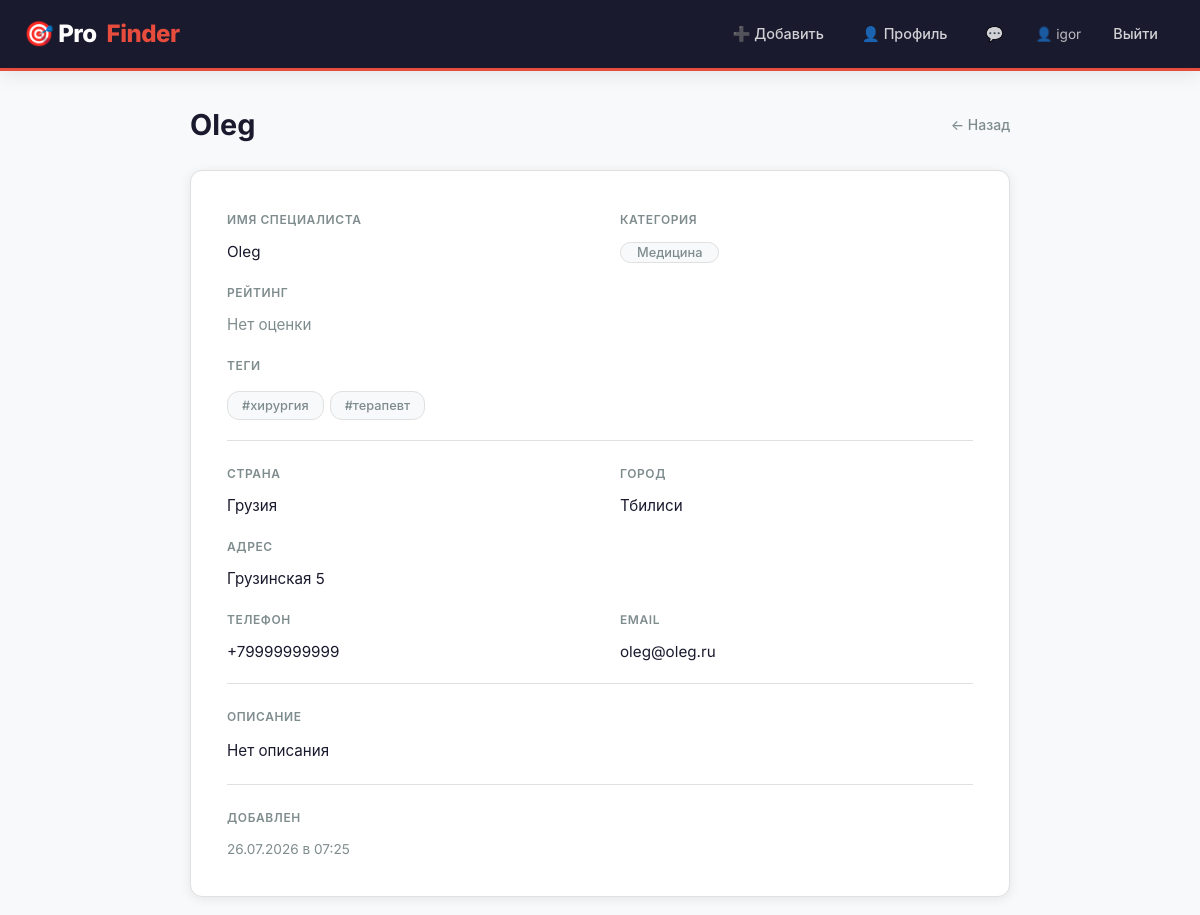
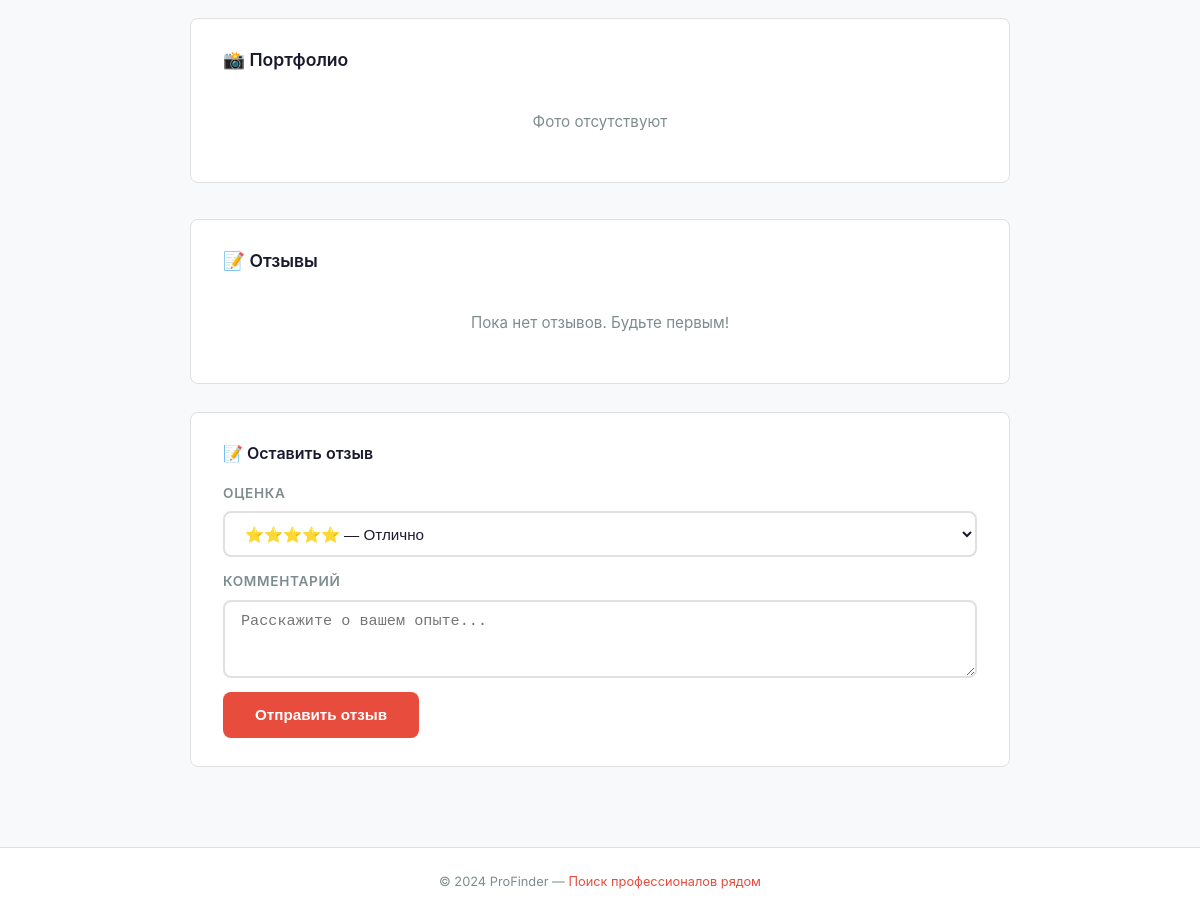
Page /provider/1/ (signed in) on the committed database (2 pictures, top to bottom).
### users/models.py (models this page shows, shortened)
class User(AbstractUser):
    email = models.EmailField(unique=True)
    phone = models.CharField(max_length=20, blank=True, null=True)
    avatar = models.ImageField(
        upload_to=user_avatar_path,
        blank=True,
        null=True,
        verbose_name='Аватар'
    )
    is_active = models.BooleanField(default=True)
    last_login = models.DateTimeField(null=True, blank=True)
    created_at = models.DateTimeField(auto_now_add=True)
    def get_unread_count(self):
        from chat.models import Message
        unread = 0
        for chat in self.get_all_chats():
            unread += chat.messages.filter(is_read=False).exclude(sender=self).count()
        return unread
    def get_all_chats(self):
        from chat.models import Chat
        return Chat.objects.filter(
            models.Q(user1=self) | models.Q(user2=self)
        ).order_by('-updated_at')
    def get_notifications(self):
        from chat.models import Message
        notifications = []
        for chat in self.get_all_chats():
            unread_messages = chat.messages.filter(
                is_read=False
            ).exclude(sender=self).order_by('-created_at')
        notifications.sort(key=lambda x: x['created_at'], reverse=True)
        return notifications[:20]  # Максимум 20 уведомлений

### providers/models.py (models this page shows, shortened)
class Provider(models.Model):
    full_name = models.CharField(max_length=100)
    category = models.CharField(max_length=50)
    phone = models.CharField(max_length=20, blank=True, null=True)
    email = models.EmailField(blank=True, null=True)
    address = models.CharField(max_length=200, blank=True, null=True)
    country = models.CharField(max_length=50)
    city = models.CharField(max_length=50, blank=True, null=True)
    rating = models.FloatField(default=0.0)
    description = models.TextField(blank=True, null=True)
    tags = models.TextField(blank=True, null=True)
    is_verified = models.BooleanField(default=False)
    is_active = models.BooleanField(default=True)
    created_by = models.ForeignKey(settings.AUTH_USER_MODEL, on_delete=models.CASCADE, related_name='providers')
    created_at = models.DateTimeField(auto_now_add=True)
    updated_at = models.DateTimeField(auto_now=True)
    def get_tags_list(self):
        if self.tags:
            return [tag.strip() for tag in self.tags.split(',') if tag.strip()]
        return []

### users/views.py (the view)
# urls.py: path('provider/<int:provider_id>/', user_views.provider_detail, name='provider_detail'),
def provider_detail(request, provider_id):
    provider = get_object_or_404(Provider, id=provider_id)
    if not provider.is_active:
        messages.warning(request, 'Этот специалист временно недоступен')
    return render(request, 'provider_detail.html', {'provider': provider})

### users/context_processors.py (called while the page is built)
def notifications(request):
    unread_count = 0
    notifications_list = []
    if request.user.is_authenticated:
        try:
            unread_count = request.user.get_unread_count()
            notifications_list = request.user.get_notifications()
        except AttributeError:
            pass
    return {
        'unread_count': unread_count,
        'notifications_list': notifications_list
    }

### templates/provider_detail.html (shortened to what this page needs)
{% extends "base.html" %}
{% block content %}
<div class="provider-detail">
    <div class="detail-header">
        <h1>{{ provider.full_name }}</h1>
        <a href="{% url 'index' %}" class="back-link">← Назад</a>
    </div>
    <div class="detail-card">
        <div class="detail-grid">
            <div>
                <div class="label">Имя специалиста</div>
                <div class="value">{{ provider.full_name }}</div>
            </div>
            <div>
                <div class="label">Категория</div>
                <div class="value"><span class="category-tag">{{ provider.category }}</span></div>
            </div>
            <div>
                <div class="label">Рейтинг</div>
                <div class="value">
                    {% if provider.rating %}
                        <span class="rating">
                            {% for i in "12345"|make_list %}
                                {% if forloop.counter <= provider.rating|add:"0"|floatformat:"0"|add:"0" %}
                                    ⭐
                                {% endif %}
                            {% endfor %}
                            {{ provider.rating }} ({{ provider.reviews.count }} отзывов)
                        </span>
                    {% else %}
                        <span style="color: var(--hh-gray);">Нет оценки</span>
                    {% endif %}
                </div>
            </div>
            <div class="full-width">
                <div class="label">Теги</div>
                <div class="value">
                    {% if provider.tags %}
                        <div class="detail-tags">
                            {% for tag in provider.get_tags_list %}
                                <span class="tag">#{{ tag }}</span>
                            {% endfor %}
                        </div>
                    {% else %}
                        <span style="color: var(--hh-gray);">Нет тегов</span>
                    {% endif %}
                </div>
            </div>
            <hr class="divider">
            <div>
                <div class="label">Страна</div>
                <div class="value">{{ provider.country }}</div>
            </div>
            <div>
                <div class="label">Город</div>
                <div class="value">{{ provider.city|default:"Не указан" }}</div>
            </div>
            <div class="full-width">
                <div class="label">Адрес</div>
                <div class="value">{{ provider.address|default:"Не указан" }}</div>
            </div>
            <div>
                <div class="label">Телефон</div>
                <div class="value">{{ provider.phone|default:"Не указан" }}</div>
            </div>
            <div>
                <div class="label">Email</div>
                <div class="value">{{ provider.email|default:"Не указан" }}</div>
            </div>
            <hr class="divider">
            <div class="full-width">
                <div class="label">Описание</div>
                <div class="value" style="line-height: 1.7;">{{ provider.description|default:"Нет описания" }}</div>
            </div>
            <hr class="divider">
            <div class="full-width">
                <div class="label">Добавлен</div>
                <div class="value" style="color: var(--hh-gray); font-size: 0.85rem;">
                    {{ provider.created_at|date:"d.m.Y в H:i" }}
                </div>
            </div>
        </div>
    </div>
    <div class="photos-section">
        <h3>📸 Портфолио</h3>
        {% if provider.photos.all %}
            <div class="photos-grid">
                {% for photo in provider.photos.all %}
                    <div class="photo-item">
                        <img src="{{ photo.image.url }}" alt="{{ photo.caption|default:'Фото' }}">
                        {% if photo.is_main %}
                            <span class="photo-badge">⭐ Основное</span>
                        {% endif %}
                        {% if user.is_authenticated and user == provider.created_by %}
                            <form method="POST" action="{% url 'delete_provider_photo' photo.id %}" style="display:inline;">
                                {% csrf_token %}
                                <button type="submit" class="btn-delete-photo" onclick="return confirm('Удалить фото?')">🗑️</button>
                            </form>
                        {% endif %}
                    </div>
                {% endfor %}
            </div>
        {% else %}
            <p class="hint" style="padding: 20px;">Фото отсутствуют</p>
        {% endif %}
    </div>
    <div class="reviews-section">
        <h3>📝 Отзывы</h3>
        {% with approved_reviews=provider.reviews.all %}
            {% if approved_reviews %}
                {% for review in approved_reviews %}
                    {% if review.is_approved %}
                    <div class="review-item">
                        <div class="review-header">
                            <span class="review-author">{{ review.user.username }}</span>
                            <span class="review-rating">
                                {% for i in "12345"|make_list %}
                                    {% if forloop.counter <= review.rating %}
                                        ⭐
                                    {% endif %}
                                {% endfor %}
                            </span>
                            <span class="review-date">{{ review.created_at|date:"d.m.Y" }}</span>
                        </div>
                        <div class="review-comment">{{ review.comment }}</div>
                    </div>
                    {% endif %}
                {% endfor %}
            {% else %}
                <p class="hint" style="padding: 20px;">Пока нет отзывов. Будьте первым!</p>
            {% endif %}
        {% endwith %}
    </div>
    {% if user.is_authenticated and provider.is_active %}
    <div class="add-review">
        <h4>📝 Оставить отзыв</h4>
        <form method="POST" action="{% url 'add_review' provider.id %}">
            <div class="form-group">
                <label>Оценка</label>
                <select name="rating" class="form-control" required>
                    <option value="5">⭐⭐⭐⭐⭐ — Отлично</option>
                </select>
            </div>
            <div class="form-group">
                <label>Комментарий</label>
                <textarea name="comment" class="form-control" rows="3" placeholder="Расскажите о вашем опыте..."></textarea>
            </div>
            <button type="submit" class="btn btn-primary">Отправить отзыв</button>
        </form>
    </div>
    {% elif not user.is_authenticated %}
    <div class="add-review">
        <p class="hint" style="padding: 20px;">🔑 <a href="{% url 'login' %}">Войдите</a>, чтобы оставить отзыв</p>
    </div>
    {% elif not provider.is_active %}
    <div class="add-review">
        <p class="hint" style="padding: 20px;">⛔ Этот специалист временно недоступен</p>
    </div>
    {% endif %}
</div>
{% endblock %}

### templates/base.html (shortened to what this page needs)
<!DOCTYPE html>
<html lang="ru">
<head>
    {% load static %}
    <link rel="stylesheet" href="{% static 'css/style.css' %}">
</head>
<body>
    <nav class="navbar">
        <div class="nav-container">
            <div class="nav-brand">
                <a href="{% url 'index' %}">
                    🎯 Pro<span class="accent">Finder</span>
                </a>
            </div>
            <div class="nav-menu">
                {% if user.is_authenticated %}
                    <a href="{% url 'add_provider' %}" class="{% if request.resolver_match.url_name == 'add_provider' %}active{% endif %}">➕ Добавить</a>
                    <a href="{% url 'profile' %}" class="{% if request.resolver_match.url_name == 'profile' %}active{% endif %}">👤 Профиль</a>
                    <div class="notifications-wrapper">
                        <a href="#" class="notifications-btn" onclick="toggleNotifications(event)">
                            💬
                        </a>
                    </div>
                    <span class="user-name">👤 {{ user.username }}</span>
                    <a href="{% url 'logout' %}">Выйти</a>
                {% else %}
                    <a href="{% url 'login' %}" class="{% if request.resolver_match.url_name == 'login' %}active{% endif %}">Войти</a>
                    <a href="{% url 'register' %}" class="btn-nav">Регистрация</a>
                {% endif %}
            </div>
        </div>
    </nav>
    <div class="container">
        {% block content %}{% endblock %}
    </div>
    <footer>
        <p>© 2024 ProFinder — <span class="accent">Поиск профессионалов рядом</span></p>
    </footer>
</body>
</html>

### templates/provider_detail.html (style rules this page uses)
.photos-section { margin-top: 36px; background: var(--hh-white); padding: 28px 32px; border-radius: var(--hh-radius); border: 1px solid #e0e0e0; }
.photos-section h3 { font-size: 1.1rem; font-weight: 600; margin-bottom: 18px; }

### templates/base.html (style rules this page uses)
.notifications-wrapper { position: relative; display: inline-block; }
.notifications-btn { position: relative; padding: 8px 12px; color: rgba(255,255,255,0.8); text-decoration: none; border-radius: var(--hh-radius); transition: all 0.2s ease; }

### rows in the picture
User: username "igor"
Provider: full_name "Oleg", category "Медицина", country "Грузия", city "Тбилиси", address "Грузинская 5", phone "+79999999999", email "oleg@oleg.ru", description "Нет описания", created_at "26.07.2026 в 07:25"

### other values in the picture
{{ tag }} "хирургия" "терапевт"
